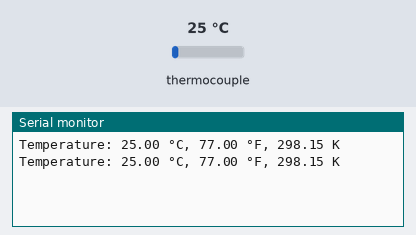
A sketch run on a simulated Arduino Uno, built with avr-gcc and run on an emulated ATmega328P. On the bench: the last lines printed to the serial monitor. Wiring (inferred from the names in the program): MAX6675 thermocouple converter: CS pin 10. The test bench sets the inputs (shaded band); at power-on: thermocouple 25 °C.

Above: at 1.2 s.
1.3 s: thermocouple set to 6 °C
At 2.6 s:
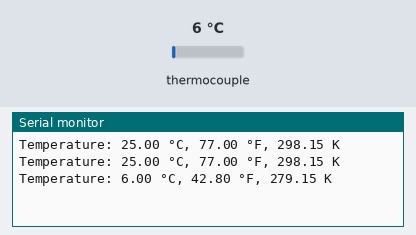
2.8 s: thermocouple set to 75 °C
At 3.8 s:
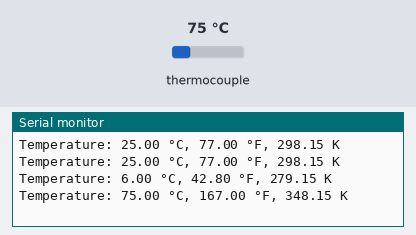
Timing chart, 0 to 5.8 s (numbered marks = the images above; inputs shaded):
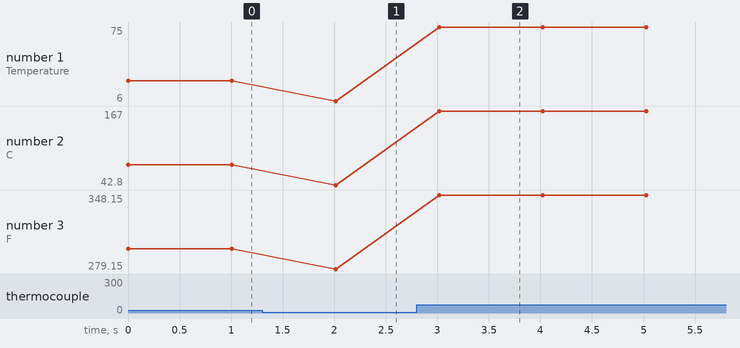

Measured:
- after the input at 1.3 s, the serial monitor: prints a new line after 0.71 s (image 1)
- after the input at 2.8 s, the serial monitor: prints a new line after 0.22 s (image 2)
- plotted number 1: 25 → 6 after the input at 1.3 s, 6 → 75 after the input at 2.8 s
- plotted number 2: 77 → 42.8 after the input at 1.3 s, 42.8 → 167 after the input at 2.8 s
- plotted number 3: 298.15 → 279.15 after the input at 1.3 s, 279.15 → 348.15 after the input at 2.8 s

The sketch:

MAX6675.ino
```cpp
#include <SPI.h>
#include "max6675.h"

const int csPin = 10; // Choose your chip select pin

MAX6675 thermocouple(csPin);

void setup() {
    Serial.begin(115200);
}

void loop() {
    float temperatureC = thermocouple.readTemperatureInCelsius();
    float temperatureF = thermocouple.readTemperatureInFahrenheit();
    float temperatureK = thermocouple.readTemperatureInKelvin();

    if (!isnan(temperatureC)) {
        Serial.print("Temperature: ");
        Serial.print(temperatureC);
        Serial.print(" °C, ");
        Serial.print(temperatureF);
        Serial.print(" °F, ");
        Serial.print(temperatureK);
        Serial.println(" K");
    } else {
        Serial.println("Error: Thermocouple not connected.");
    }
    delay(1000);
}
```

MAX6675.cpp
```cpp
#include "max6675.h"

/**
 * @brief Constructs a MAX6675 object with the specified chip select pin.
 *
 * @param csPin The chip select pin for the SPI communication.
 */
MAX6675::MAX6675(int csPin) : _csPin(csPin) {
    pinMode(_csPin, OUTPUT);
    digitalWrite(_csPin, HIGH);
}

/**
 * @brief Reads raw data from the MAX6675 sensor.
 *
 * @return uint16_t The raw data read from the sensor.
 */
uint16_t MAX6675::_readRawDataFromSensor() {
    SPI.beginTransaction(SPISettings(4000000, MSBFIRST, SPI_MODE0));
    digitalWrite(_csPin, LOW);
    delay(1); // Minimum 100 ns delay before first clock pulse
    uint16_t reading = SPI.transfer16(0);
    digitalWrite(_csPin, HIGH);
    SPI.endTransaction();
    return reading;
}

/**
 * @brief Reads the temperature from the MAX6675 sensor in Celsius.
 *
 * @return float The temperature in Celsius, or NAN if the thermocouple is not connected.
 */
float MAX6675::readTemperatureInCelsius() {
    uint16_t rawData = _readRawDataFromSensor();
    if (rawData & 0x4) { // Check if thermocouple is not connected
        return NAN; // or any suitable error value
    }

    return (rawData >> 3) * 0.25;
}

/**
 * @brief Reads the temperature from the MAX6675 sensor in Fahrenheit.
 *
 * @return float The temperature in Fahrenheit, or NAN if the thermocouple is not connected.
 */
float MAX6675::readTemperatureInFahrenheit() {
    float tempC = readTemperatureInCelsius();
    return isnan(tempC) ? NAN : tempC * 1.8 + 32.0;
}

/**
 * @brief Reads the temperature from the MAX6675 sensor in Kelvin.
 *
 * @return float The temperature in Kelvin, or NAN if the thermocouple is not connected.
 */
float MAX6675::readTemperatureInKelvin() {
    float tempC = readTemperatureInCelsius();
    return isnan(tempC) ? NAN : tempC + 273.15;
}
```

MAX6675.h
```cpp
#ifndef MAX6675_H
#define MAX6675_H

#include <Arduino.h>
#include "SPI.h"

class MAX6675 {
private:
    uint16_t _readRawDataFromSensor();
    int _csPin;

public:
    MAX6675(int csPin);

    float readTemperatureInCelsius();
    float readTemperatureInFahrenheit();
    float readTemperatureInKelvin();
};

#endif
```
